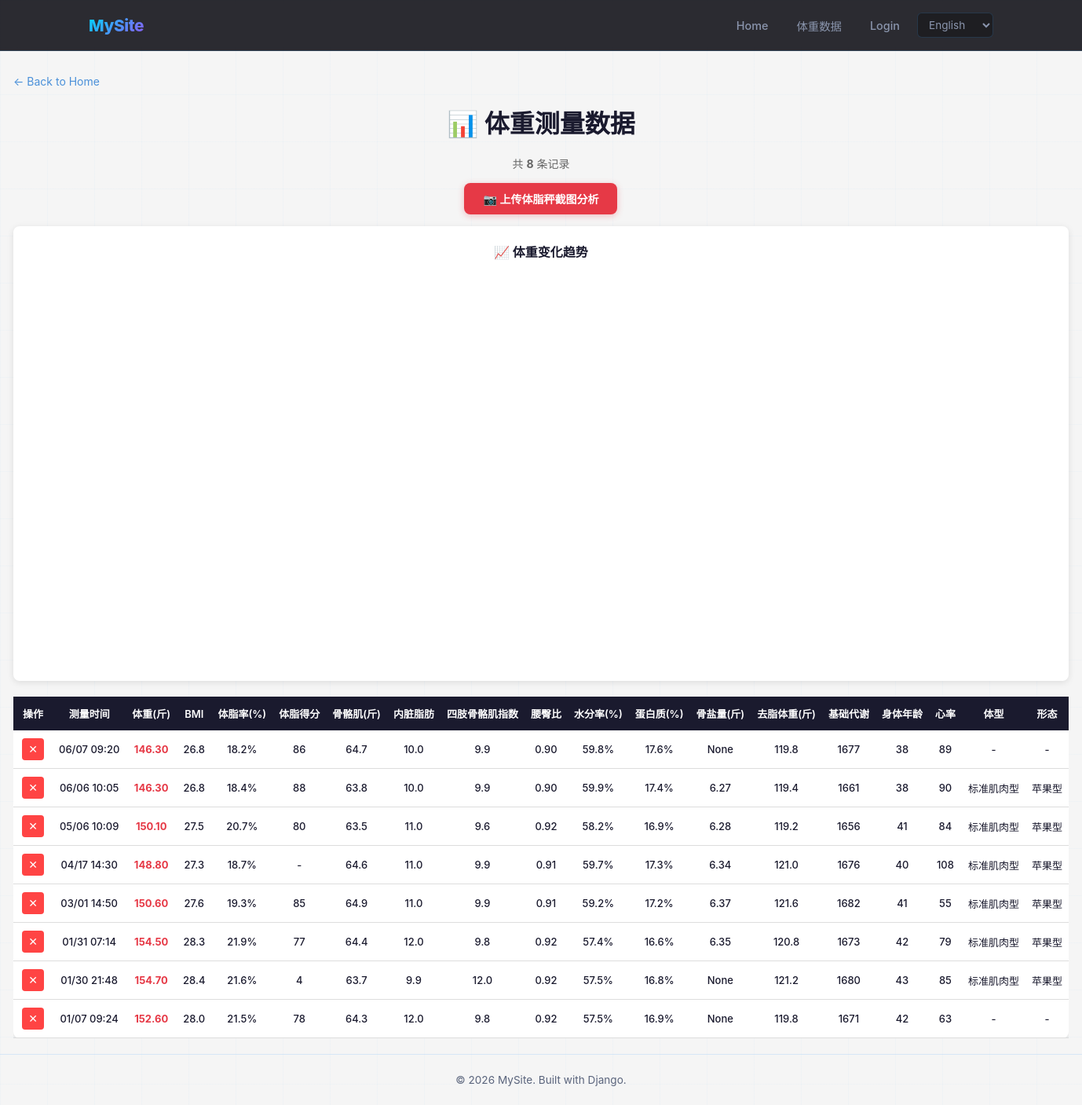
/weight-data/, run on the app's committed database.
### accounts/models.py (models this page shows, shortened)
class BodyMeasurement(models.Model):
    measured_at = models.DateTimeField(verbose_name='测量时间')
    weight_jin = models.DecimalField(max_digits=6, decimal_places=2, null=True, blank=True, verbose_name='体重(斤)')
    bmi = models.DecimalField(max_digits=4, decimal_places=1, null=True, blank=True, verbose_name='BMI')
    body_fat_pct = models.DecimalField(max_digits=4, decimal_places=1, null=True, blank=True, verbose_name='体脂率(%)')
    body_fat_score = models.IntegerField(null=True, blank=True, verbose_name='体脂得分')
    skeletal_muscle_jin = models.DecimalField(max_digits=5, decimal_places=1, null=True, blank=True, verbose_name='骨骼肌量(斤)')
    visceral_fat_level = models.DecimalField(max_digits=3, decimal_places=1, null=True, blank=True, verbose_name='内脏脂肪等级')
    arms_legs_muscle_index = models.DecimalField(max_digits=4, decimal_places=1, null=True, blank=True, verbose_name='四肢骨骼肌指数(kg/m²)')
    waist_hip_ratio = models.DecimalField(max_digits=4, decimal_places=2, null=True, blank=True, verbose_name='推测腰臀比')
    body_water_pct = models.DecimalField(max_digits=4, decimal_places=1, null=True, blank=True, verbose_name='水分率(%)')
    protein_pct = models.DecimalField(max_digits=4, decimal_places=1, null=True, blank=True, verbose_name='蛋白质(%)')
    bone_mineral_jin = models.DecimalField(max_digits=4, decimal_places=2, null=True, blank=True, verbose_name='骨盐量(斤)')
    fat_free_mass_jin = models.DecimalField(max_digits=5, decimal_places=1, null=True, blank=True, verbose_name='去脂体重(斤)')
    basal_metabolism_kcal = models.IntegerField(null=True, blank=True, verbose_name='基础代谢(千卡/日)')
    body_age = models.IntegerField(null=True, blank=True, verbose_name='身体年龄')
    heart_rate = models.IntegerField(null=True, blank=True, verbose_name='心率(次/分)')
    body_type = models.CharField(max_length=50, null=True, blank=True, verbose_name='体型类型')
    body_shape = models.CharField(max_length=50, null=True, blank=True, verbose_name='体形态')
    bmi_change = models.DecimalField(max_digits=4, decimal_places=1, null=True, blank=True, verbose_name='BMI变化')
    body_fat_change = models.DecimalField(max_digits=4, decimal_places=1, null=True, blank=True, verbose_name='体脂率变化(%)')
    skeletal_muscle_change = models.DecimalField(max_digits=4, decimal_places=1, null=True, blank=True, verbose_name='骨骼肌变化(斤)')
    body_water_change = models.DecimalField(max_digits=4, decimal_places=1, null=True, blank=True, verbose_name='水分率变化(%)')
    fat_free_mass_change = models.DecimalField(max_digits=4, decimal_places=1, null=True, blank=True, verbose_name='去脂体重变化(斤)')
    created_at = models.DateTimeField(auto_now_add=True, verbose_name='记录创建时间')
    class Meta:
        ordering = ['-measured_at']
        verbose_name = '体重测量'
        verbose_name_plural = '体重测量数据'

### accounts/views.py (the view)
# urls.py: path('weight-data/', views.weight_data, name='weight_data'),
def weight_data(request):
    measurements = BodyMeasurement.objects.all()
    return render(request, 'accounts/weight_data.html', {
        'measurements': measurements,
    })

### templates/accounts/weight_data.html (shortened to what this page needs)
<!DOCTYPE html>
{% load i18n %}
<html lang="{{ LANGUAGE_CODE }}">
<head>
    <link rel="stylesheet" href="/static/css/style.css">
</head>
<body>
    <nav>
        <div class="nav-container">
            <a href="/" class="logo">{% trans "MySite" %}</a>
            <div class="nav-links">
                <a href="/">{% trans "Home" %}</a>
                <a href="/weight-data/">体重数据</a>
                <div class="nav-right">
                    {% if user.is_authenticated %}
                        <a href="/logout/">{% trans "Logout" %}</a>
                    {% else %}
                        <a href="/login/">{% trans "Login" %}</a>
                    {% endif %}
                    {% include "accounts/language_switcher.html" %}
                </div>
            </div>
        </div>
    </nav>
    <div class="weight-container">
        <a href="/" class="nav-back">&larr; {% trans "Back to Home" %}</a>
        <h1>📊 体重测量数据</h1>
        {% if not measurements %}
            <p class="no-data">暂无体重测量数据</p>
        {% else %}
            <p class="summary-bar">共 <strong>{{ measurements|length }}</strong> 条记录</p>
            <div style="text-align:center; margin-bottom:15px;">
                <label for="weightUpload" style="display:inline-flex;align-items:center;gap:8px;padding:10px 24px;background:#e63946;color:#fff;border:none;border-radius:8px;font-size:14px;font-weight:600;cursor:pointer;box-shadow:0 2px 8px rgba(230,57,70,0.3);transition:opacity 0.2s;" onmouseover="this.style.opacity=0.85" onmouseout="this.style.opacity=1">
                    📷 上传体脂秤截图分析
                </label>
            </div>
            <div class="chart-wrap">
                <h2>📈 体重变化趋势</h2>
                <div id="weightChart"></div>
            </div>
            <div class="table-wrap">
                <table class="weight-table">
                    <thead>
                        <tr>
                            <th style="width:50px">操作</th>
                            <th>测量时间</th>
                            <th>体重(斤)</th>
                            <th>BMI</th>
                            <th>体脂率(%)</th>
                            <th>体脂得分</th>
                            <th>骨骼肌(斤)</th>
                            <th>内脏脂肪</th>
                            <th>四肢骨骼肌指数</th>
                            <th>腰臀比</th>
                            <th>水分率(%)</th>
                            <th>蛋白质(%)</th>
                            <th>骨盐量(斤)</th>
                            <th>去脂体重(斤)</th>
                            <th>基础代谢</th>
                            <th>身体年龄</th>
                            <th>心率</th>
                            <th>体型</th>
                            <th>形态</th>
                        </tr>
                    </thead>
                    <tbody>
                        {% for m in measurements %}
                        <tr>
                            <td><button class="del-btn" data-id="{{ m.id }}" title="删除">✕</button></td>
                            <td>{{ m.measured_at|date:"m/d H:i" }}</td>
                            <td><strong>{{ m.weight_jin }}</strong></td>
                            <td>{{ m.bmi }}</td>
                            <td>{{ m.body_fat_pct }}%</td>
                            <td>{{ m.body_fat_score|default:"-" }}</td>
                            <td>{{ m.skeletal_muscle_jin }}</td>
                            <td>{{ m.visceral_fat_level }}</td>
                            <td>{{ m.arms_legs_muscle_index|default:"-" }}</td>
                            <td>{{ m.waist_hip_ratio|default:"-" }}</td>
                            <td>{{ m.body_water_pct }}%</td>
                            <td>{{ m.protein_pct }}%</td>
                            <td>{{ m.bone_mineral_jin }}</td>
                            <td>{{ m.fat_free_mass_jin }}</td>
                            <td>{{ m.basal_metabolism_kcal }}</td>
                            <td>{{ m.body_age }}</td>
                            <td>{{ m.heart_rate }}</td>
                            <td>{{ m.body_type|default:"-" }}</td>
                            <td>{{ m.body_shape|default:"-" }}</td>
                        </tr>
                        {% endfor %}
                    </tbody>
                </table>
            </div>
        {% endif %}
    </div>
    <footer>
        <p>{% trans "© 2026 MySite. Built with Django." %}</p>
    </footer>
</body>
</html>

### static/css/style.css (style rules this page uses)
:root { --bg-body: #08080f; --bg-surface: #111127; --bg-card: rgba(20, 20, 50, 0.75); --bg-elevated: rgba(30, 30, 65, 0.85); --bg-hover: rgba(79, 172, 254, 0.08); --bg-active: rgba(0, 212, 255, 0.12); --border-color: rgba(79, 172, 254, 0.18); --border-focus: rgba(0, 212, 255, 0.6); --text-primary: #e8edf5; --text-secondary: #8a95ad; --text-muted: #5a647c; --text-inverse: #0a0a1a; --accent-cyan: #00d4ff; --accent-blue: #3b82f6; --accent-purple: #8b5cf6; --accent-green: #22d488; --accent-red: #f4645f; --accent-orange: #f59e0b; --gradient-btn: linear-gradient(135deg, #00d4ff, #3b82f6); --gradient-hero: linear-gradient(135deg, #00d4ff, #8b5cf6); --gradient-surface: linear-gradient(180deg, rgba(17,17,39,0) 0%, rgba(17,17,39,0.5) 100%); --shadow-card: 0 4px 24px rgba(0, 0, 0, 0.4), 0 0 0 1px var(--border-color); --shadow-glow: 0 0 20px rgba(0, 212, 255, 0.15); --shadow-btn: 0 4px 14px rgba(0, 212, 255, 0.25); --radius-sm: 6px; --radius-md: 10px; --radius-lg: 16px; --font-mono: 'SF Mono', 'Fira Code', 'Cascadia Code', 'JetBrains Mono', Consolas, monospace; }
*, *::before, *::after { margin: 0; padding: 0; box-sizing: border-box; }
body { font-family: 'Segoe UI', system-ui, -apple-system, sans-serif; background: var(--bg-body); color: var(--text-primary); min-height: 100vh; display: flex; flex-direction: column; overflow-x: hidden; }
body::before { content: ''; position: fixed; inset: 0; z-index: -1; background-image: linear-gradient(rgba(79, 172, 254, 0.03) 1px, transparent 1px), linear-gradient(90deg, rgba(79, 172, 254, 0.03) 1px, transparent 1px); background-size: 60px 60px; pointer-events: none; }
a { text-decoration: none; color: var(--accent-cyan); transition: color 0.2s, text-shadow 0.2s; }
nav { background: rgba(8, 8, 15, 0.85); backdrop-filter: blur(16px); -webkit-backdrop-filter: blur(16px); border-bottom: 1px solid var(--border-color); position: sticky; top: 0; z-index: 100; }
.nav-container { max-width: 1200px; margin: 0 auto; padding: 0 24px; display: flex; justify-content: space-between; align-items: center; height: 64px; }
.logo { font-size: 1.3rem; font-weight: 800; background: var(--gradient-hero); -webkit-background-clip: text; -webkit-text-fill-color: transparent; background-clip: text; letter-spacing: -0.02em; }
.nav-links { display: flex; align-items: center; gap: 8px; }
.nav-right { margin-left: auto; display: flex; align-items: center; gap: 8px; }
.nav-links a, .nav-right a { font-weight: 500; font-size: 0.9rem; color: var(--text-secondary); padding: 8px 14px; border-radius: var(--radius-sm); transition: all 0.2s; }
footer { text-align: center; padding: 24px; color: var(--text-muted); font-size: 0.85rem; border-top: 1px solid var(--border-color); margin-top: auto; }

### templates/accounts/weight_data.html (style rules this page uses)
body { background: #f5f5f5; color: #1a1a2e; font-family: -apple-system, BlinkMacSystemFont, "Segoe UI", Roboto, sans-serif; }
.weight-container { margin: 20px auto; padding: 0 15px; max-width: 1400px; }
.weight-container h1 { text-align: center; color: #1a1a2e; margin-bottom: 20px; }
.chart-wrap { background: #fff; border-radius: 8px; box-shadow: 0 2px 8px rgba(0,0,0,0.1); padding: 20px; margin-bottom: 20px; overflow: hidden; }
.chart-wrap h2 { font-size: 16px; color: #1a1a2e; margin-bottom: 15px; text-align: center; }
#weightChart { width: 100%; height: 500px; }
.weight-table { border-collapse: collapse; background: #fff; border-radius: 8px; box-shadow: 0 2px 8px rgba(0,0,0,0.1); }
.weight-table th { background: #1a1a2e; color: #fff; padding: 12px 8px; font-size: 13px; text-align: center; white-space: nowrap; font-weight: 600; }
.weight-table td { padding: 10px 8px; text-align: center; font-size: 13px; color: #1a1a2e; border-bottom: 1px solid #ddd; white-space: nowrap; font-weight: 500; }
.weight-table td strong { color: #e63946; font-weight: 700; }
.nav-back { display: inline-block; margin: 10px 0 20px; color: #4a90d9; text-decoration: none; font-size: 14px; }
.summary-bar { text-align: center; margin-bottom: 15px; color: #666; font-size: 14px; }
.table-wrap { overflow-x: auto; -webkit-overflow-scrolling: touch; }
.del-btn { background: #ff4444; color: #fff; border: none; border-radius: 4px; width: 28px; height: 28px; font-size: 14px; cursor: pointer; line-height: 28px; padding: 0; transition: background 0.2s; }

### data on the page
BodyMeasurement: measured_at "06/07 09:20", weight_jin "146.30", bmi "26.8", body_fat_pct "18.2", body_fat_score "86", skeletal_muscle_jin "64.7", visceral_fat_level "10.0", arms_legs_muscle_index "9.9", waist_hip_ratio "0.90", body_water_pct "59.8", protein_pct "17.6", bone_mineral_jin "None", fat_free_mass_jin "119.8", basal_metabolism_kcal "1677", body_age "38", heart_rate "89", body_type "-", body_shape "-"
BodyMeasurement: measured_at "06/06 10:05", weight_jin "146.30", bmi "26.8", body_fat_pct "18.4", body_fat_score "88", skeletal_muscle_jin "63.8", visceral_fat_level "10.0", arms_legs_muscle_index "9.9", waist_hip_ratio "0.90", body_water_pct "59.9", protein_pct "17.4", bone_mineral_jin "6.27", fat_free_mass_jin "119.4", basal_metabolism_kcal "1661", body_age "38", heart_rate "90", body_type "标准肌肉型", body_shape "苹果型"
BodyMeasurement: measured_at "05/06 10:09", weight_jin "150.10", bmi "27.5", body_fat_pct "20.7", body_fat_score "80", skeletal_muscle_jin "63.5", visceral_fat_level "11.0", arms_legs_muscle_index "9.6", waist_hip_ratio "0.92", body_water_pct "58.2", protein_pct "16.9", bone_mineral_jin "6.28", fat_free_mass_jin "119.2", basal_metabolism_kcal "1656", body_age "41", heart_rate "84", body_type "标准肌肉型", body_shape "苹果型"
BodyMeasurement: measured_at "04/17 14:30", weight_jin "148.80", bmi "27.3", body_fat_pct "18.7", body_fat_score "-", skeletal_muscle_jin "64.6", visceral_fat_level "11.0", arms_legs_muscle_index "9.9", waist_hip_ratio "0.91", body_water_pct "59.7", protein_pct "17.3", bone_mineral_jin "6.34", fat_free_mass_jin "121.0", basal_metabolism_kcal "1676", body_age "40", heart_rate "108", body_type "标准肌肉型", body_shape "苹果型"
BodyMeasurement: measured_at "03/01 14:50", weight_jin "150.60", bmi "27.6", body_fat_pct "19.3", body_fat_score "85", skeletal_muscle_jin "64.9", visceral_fat_level "11.0", arms_legs_muscle_index "9.9", waist_hip_ratio "0.91", body_water_pct "59.2", protein_pct "17.2", bone_mineral_jin "6.37", fat_free_mass_jin "121.6", basal_metabolism_kcal "1682", body_age "41", heart_rate "55", body_type "标准肌肉型", body_shape "苹果型"
BodyMeasurement: measured_at "01/31 07:14", weight_jin "154.50", bmi "28.3", body_fat_pct "21.9", body_fat_score "77", skeletal_muscle_jin "64.4", visceral_fat_level "12.0", arms_legs_muscle_index "9.8", waist_hip_ratio "0.92", body_water_pct "57.4", protein_pct "16.6", bone_mineral_jin "6.35", fat_free_mass_jin "120.8", basal_metabolism_kcal "1673", body_age "42", heart_rate "79", body_type "标准肌肉型", body_shape "苹果型"
BodyMeasurement: measured_at "01/30 21:48", weight_jin "154.70", bmi "28.4", body_fat_pct "21.6", body_fat_score "4", skeletal_muscle_jin "63.7", visceral_fat_level "9.9", arms_legs_muscle_index "12.0", waist_hip_ratio "0.92", body_water_pct "57.5", protein_pct "16.8", bone_mineral_jin "None", fat_free_mass_jin "121.2", basal_metabolism_kcal "1680", body_age "43", heart_rate "85", body_type "标准肌肉型", body_shape "苹果型"
BodyMeasurement: measured_at "01/07 09:24", weight_jin "152.60", bmi "28.0", body_fat_pct "21.5", body_fat_score "78", skeletal_muscle_jin "64.3", visceral_fat_level "12.0", arms_legs_muscle_index "9.8", waist_hip_ratio "0.92", body_water_pct "57.5", protein_pct "16.9", bone_mineral_jin "None", fat_free_mass_jin "119.8", basal_metabolism_kcal "1671", body_age "42", heart_rate "63", body_type "-", body_shape "-"

### other printed values
{{ measurements|length }} "8"
form field language "English"
